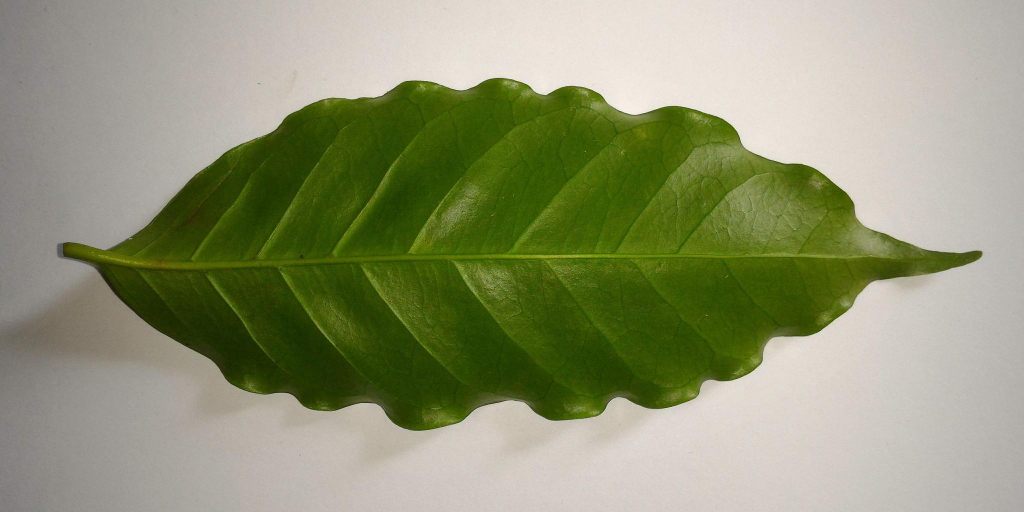
#> input picture dataset/healthy/10.jpg, 2048 x 1024 px (shown at 1/2 size); its folder holds only this picture in this run
$ jupyter execute --allow-errors Untitled.ipynb
#> lines starting #> are read from the running program, lines starting #| are printed output that depends on the picture
#> further down, img is the input picture: shape (1024, 2048, 3); mean B, G, R 115.5, 148.5, 143.7
[cell 1]
import os
import cv2
import numpy as np
import pandas as pd
import pickle

from sklearn.model_selection import train_test_split
from sklearn.preprocessing import StandardScaler
from sklearn.svm import SVC
from sklearn.ensemble import VotingClassifier
from sklearn.metrics import accuracy_score

from xgboost import XGBClassifier

[cell 2]
data_dir = "dataset"

categories = ['healthy', 'miner', 'phoma', 'rust']

data = []
labels = []

[cell 3]
def get_features(img):
    try:
        # Resize to 128x128 (IMPORTANT)
        img = cv2.resize(img, (128, 128))
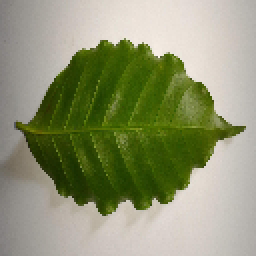
#> img: shape (128, 128, 3) (shown 2 times larger); mean of channels 0, 1, 2 115.6, 148.6, 143.8; drawn as B, G, R

        # Convert to grayscale
        gray = cv2.cvtColor(img, cv2.COLOR_BGR2GRAY)
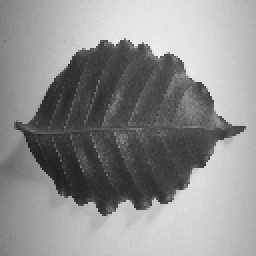
#> gray: shape (128, 128) (shown 2 times larger); min 29, max 244, mean 143.4

        # Flatten grayscale
        gray_flat = gray.flatten()
#> gray_flat = 16384 values, max 244 at index 3663, min 29 at index 9230, mean 143.4

        # Histogram (256 bins)
        hist = cv2.calcHist([gray], [0], None, [256], [0, 256])
#> hist = 256 values, max 192 at index 207, min 0 at index 0, mean 64
        hist = hist.flatten()

        # Combine
        features = np.concatenate((gray_flat, hist))
#> features = 16640 values, max 244 at index 3663, min 0 at index 16384, mean 142.2
#> pass 2 of the loop `for label, folder in enumerate(categories):`:
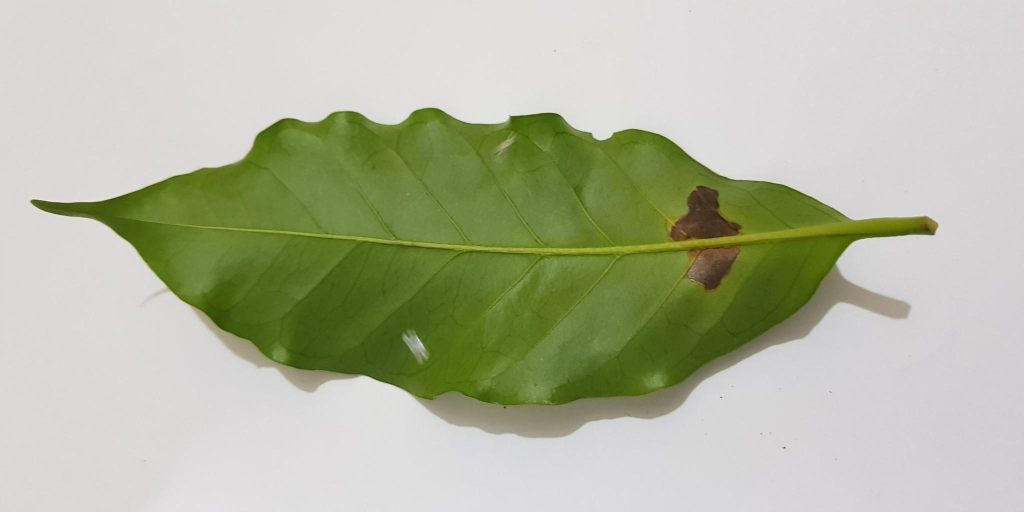
#> input picture dataset/miner/1000.jpg, 2048 x 1024 px (shown at 1/2 size)
#> img is the input picture: shape (1024, 2048, 3); mean B, G, R 160.3, 183.6, 178.6
#> in get_features (call 2), `img = cv2.resize(img, (128, 128))`:
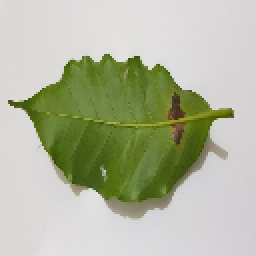
#> img: shape (128, 128, 3) (shown 2 times larger); mean of channels 0, 1, 2 160.5, 183.8, 178.8; drawn as B, G, R
#> in get_features (call 2), `gray = cv2.cvtColor(img, cv2.COLOR_BGR2GRAY)`:
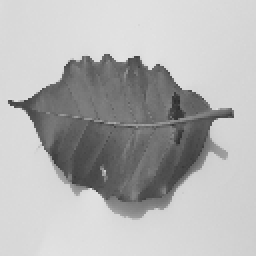
#> gray: shape (128, 128) (shown 2 times larger); min 45, max 227, mean 179.6
#> gray_flat = 16384 values, max 227 at index 3645, min 45 at index 6489, mean 179.6
#> hist = 256 values, max 1526 at index 217, min 0 at index 0, mean 64
#> in get_features (call 2), `features = np.concatenate((gray_flat, hist))`: features = 16640 values, max 1526 at index 16601, min 0 at index 16384, mean 177.9

        return features

    except:
        return None
#> (the rest of this cell did not finish here and is left out)
